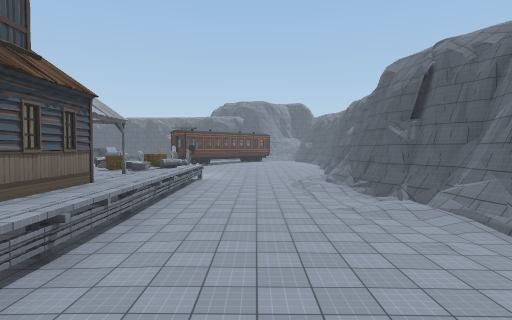
[1] (above)

24 first-person views from a walk through a 3-D level made in the Unity game engine. The camera is 1.5 m above the floor, tilts 2° down and sees 75° across. Doors are open. The floor is counted in squares, 2 m on a side. Each view is taken from the middle of a square. On the plan, view 1 faces up. The plan holds only what a view shows up to about 11 squares ahead; the rest is blank. The place goes on beyond the plan. The player is left out. Some surface patterns are stand-ins.

[2]
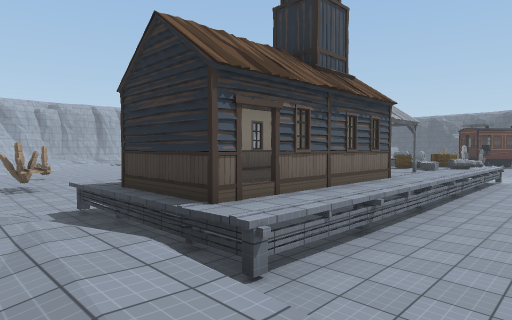

[3]
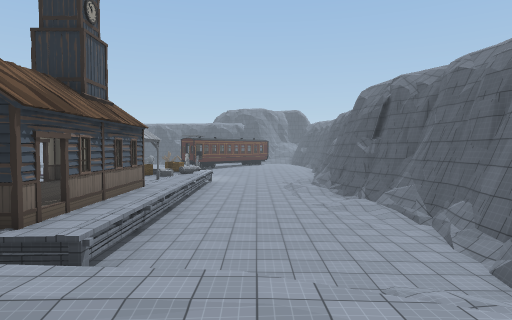

[4]
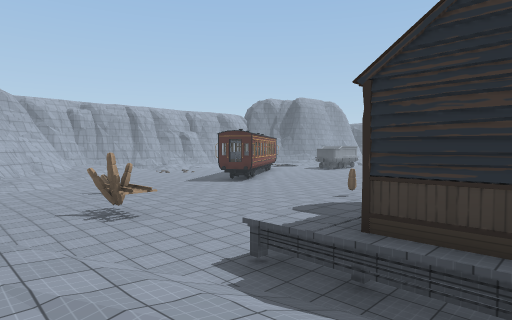

[5]
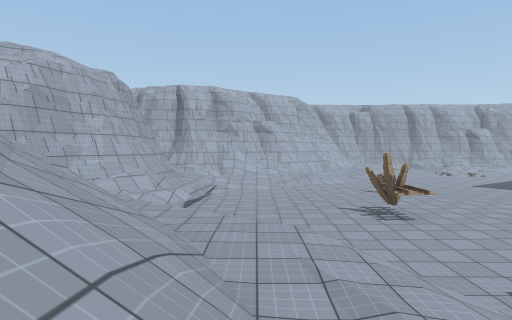

[6]
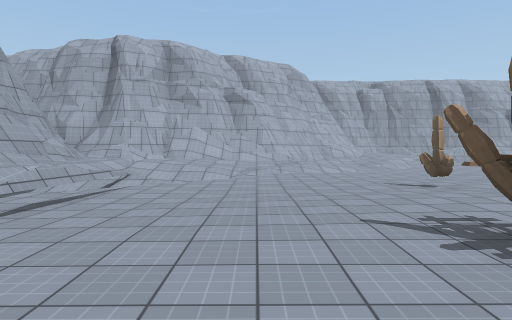

[7]
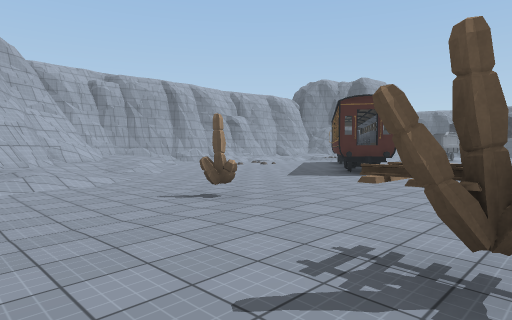

[8]
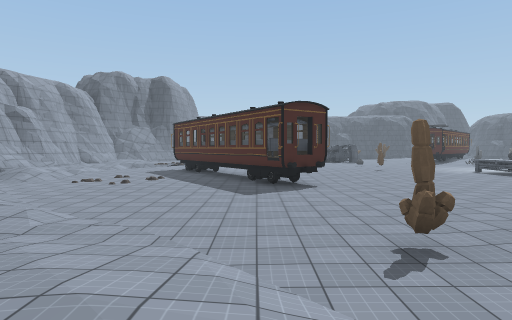

[9]
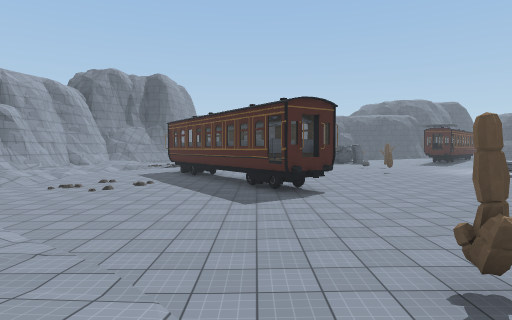

[10]
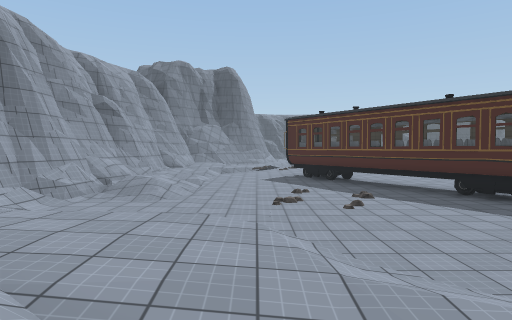

[11]
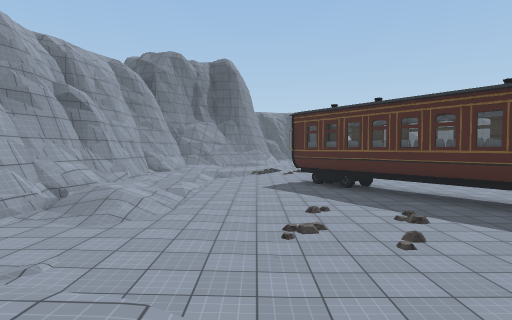

[12]
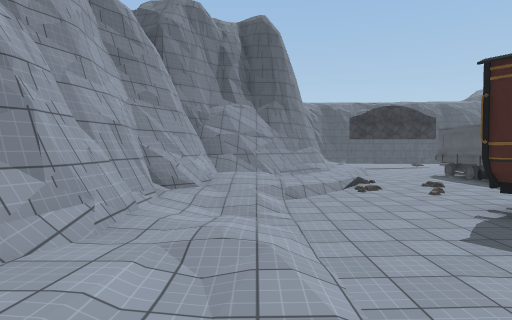

[13]
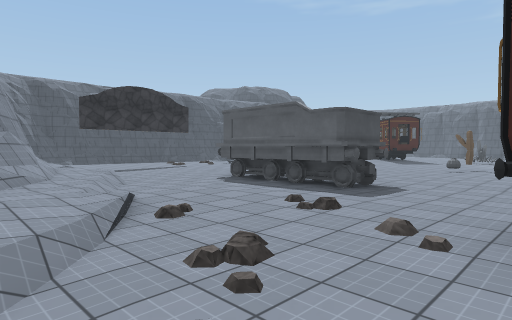

[14]
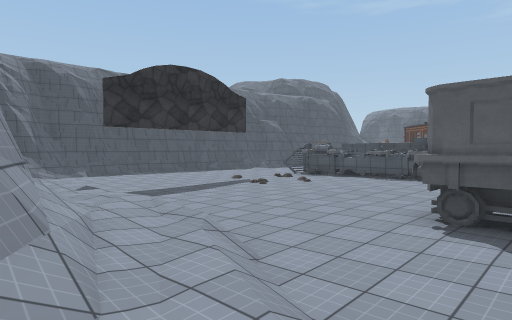

[15]
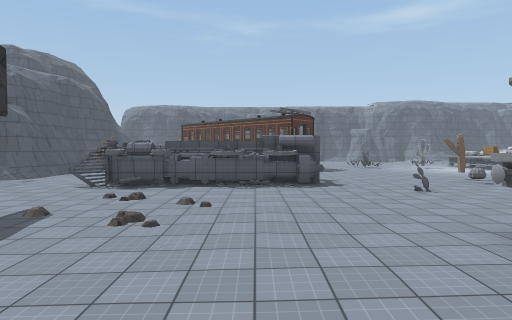

[16]
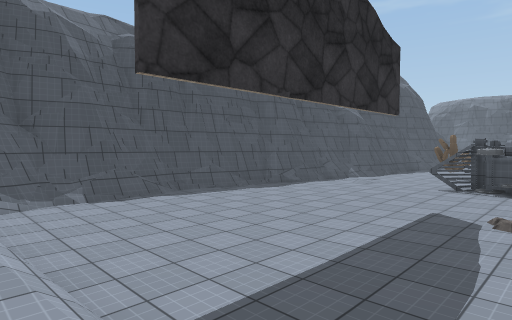

[17]
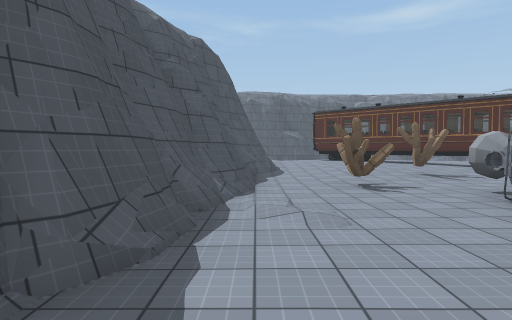

[18]
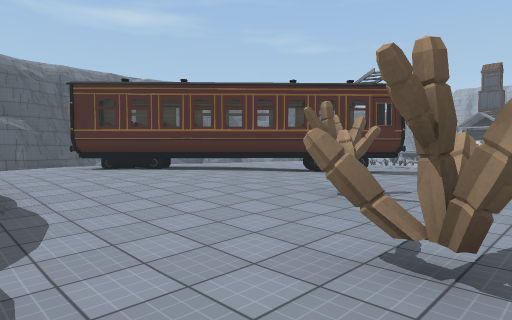

[19]
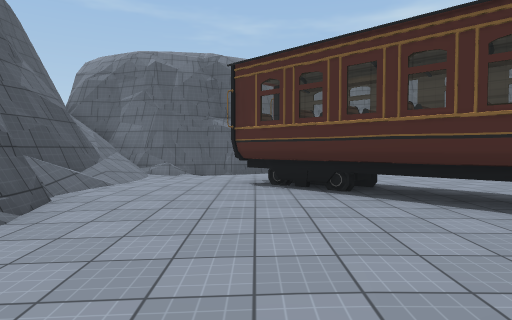

[20]
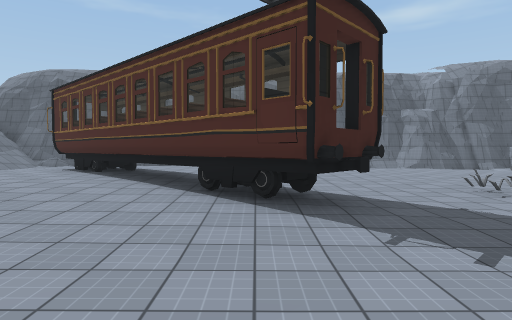

[21]
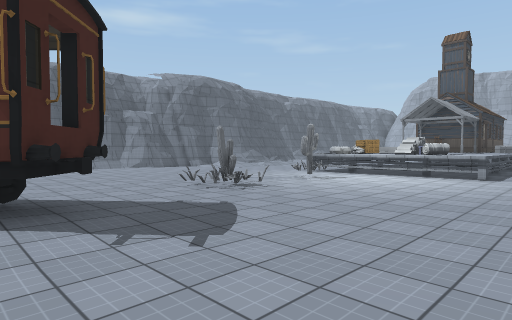

[22]
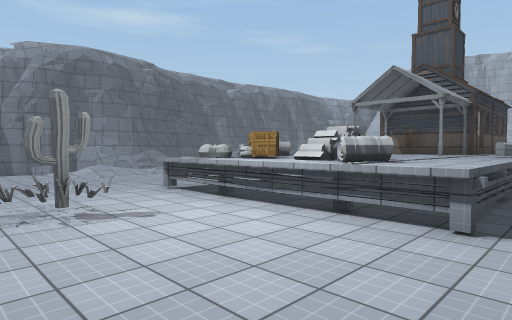

[23]
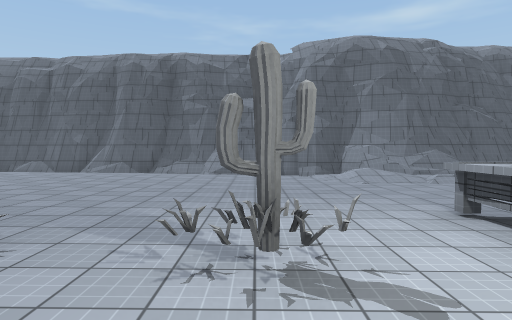

[24]
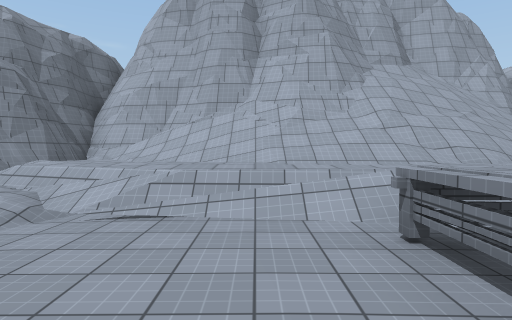

### Floor plan
Key: @ floor where view 1 was taken; # wall or solid block; . main floor; : floor 0.25 m higher than the main floor; + floor 0.5 m higher than the main floor; * floor 0.75 m higher than the main floor; % floor 1 m higher than the main floor; / step, stairs or slope; D open door; = window, fence, low wall or low ledge; ^ raised ledge; O other object.
Columns run from 27 left of view 1 to 5 right of it. Each row starts with its distance up from view 1.
 34                                 #
 33        ########                =#
 32        #///...#########  ####==##
 31         ......../..##/####/////#
 30        /...............::+++:::#
 29        /..........OO..::++++:::#
 28        +.......#.....::++++DD::#
 27        /.......O#^..O::+++###+
 26        /.......O# ...::++##+++
 25        /.......O#   .:::## ++:
 24      ^/+....:..##  ...:## ++::  #
 23      ^//....:..O# ....###::::  .#
 22      #//.::...........DD:::  ::.#
 21     ##/.:OO...............::::./#
 20   ^##+/::OO ..O..............:.##
 19  #==///::OO ...........O.......##
 18  ##///.::OO.....OO.............#
 17  ##//..::......................#
 16  #//.. ::......    ....O.......#
 15  #//...D...        .........../#
 14  #//...##...       ........../##
 13 ##+/....# ..       .^OOOO..../##
 12 ^=+/....##..        ^OOOO=.../#
 11 ^=//.....##.......  ^^OOO=.../#
 10 ##//......##....... ^^OOO..../##
  9 ##//......###...... O^^^^.....##
  8 #/........DD....... O^^^^...../#
  7  /::..............O O^^O^..../:#
  6   /=/..............  DD^#......#
  5   /%%//.......::...  ^^ #......#
  4    /////......:.... ^^^^^......#
  3     /////....::.... ^^^^#......#
  2    ^=/////..O.:.....^^^DD......#
  1    ^^##////....OO...^^^^^//..//
  0       ^#////......../////%/@//
 -1        ^=*//......///////%//%//
 -2        ^/////.....//////////%//#
 -3        ^/////..../////////////##
 -4        ^#=/%////////////=^==/=##
 -5         ###==#^//   ///=^^^^^^##
 -6         #=     ##/ ^^/^^
 -7         #       ##   ^

Positions as (right, up) in squares from view 1, and headings:
1: (0, 0), facing up
2: (0, -1), facing up-left
3: (0, -3), facing up
4: (-4, -2), facing up-left
5: (-4, -2), facing left
6: (-9, -1), facing left
7: (-11, -1), facing up-left
8: (-17, -1), facing up
9: (-17, 0), facing up
10: (-22, 2), facing up
11: (-22, 4), facing up
12: (-24, 10), facing up
13: (-23, 15), facing up-right
14: (-22, 20), facing up-right
15: (-20, 24), facing right
16: (-20, 26), facing up-right
17: (-15, 31), facing right
18: (-9, 31), facing down-right
19: (-6, 28), facing right
20: (-9, 23), facing right
21: (-9, 23), facing down-right
22: (-8, 17), facing down-right
23: (-6, 16), facing right
24: (-1, 4), facing down
